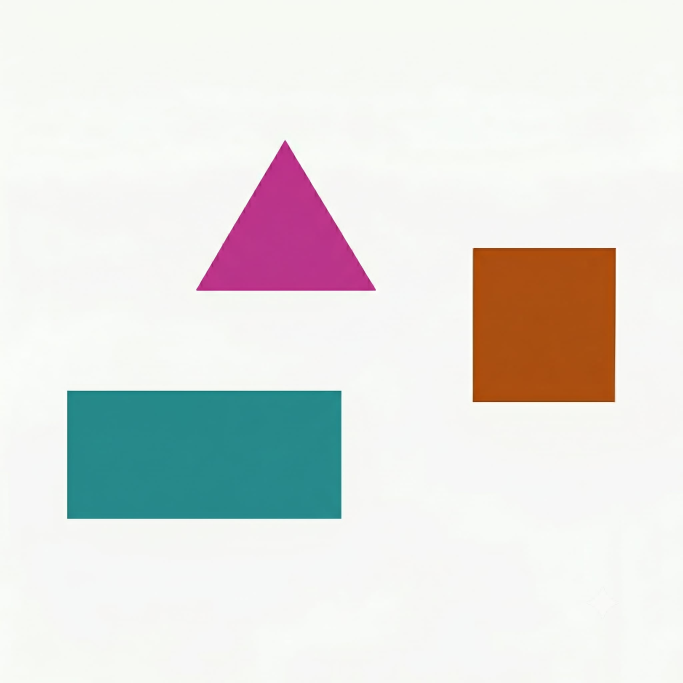
#> input picture hinhhoc.jpg, 2048 x 2048 px, found by its file name (shown at 1/3 size)
$ python lab13.py
#> lines starting #> are read from the running program, lines starting #| are printed output that depends on the picture; after the words box and inside, x2 and y2 are one past the last pixel; in counts of white or black regions, pixels touching at a corner belong together
import cv2
import numpy as np

img = cv2.imread('img/hinhhoc.jpg')
#> img is the input picture: shape (2048, 2048, 3); mean B, G, R 223.2, 226, 225.8
img = cv2.resize(img, (600, 600))
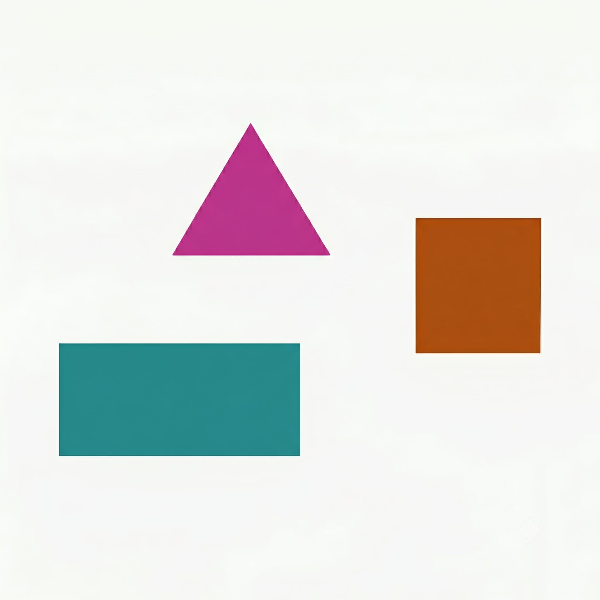
#> img: shape (600, 600, 3); mean B, G, R 223.2, 226, 225.8


gray = cv2.cvtColor(img, cv2.COLOR_BGR2GRAY)
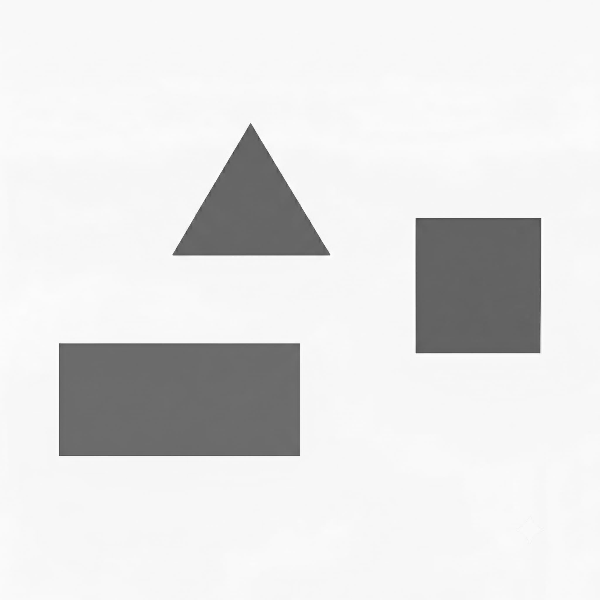
#> gray: shape (600, 600); min 63, max 255, mean 225.7
blurred = cv2.GaussianBlur(gray, (5, 5), 0)
edges = cv2.Canny(blurred, 50, 150)
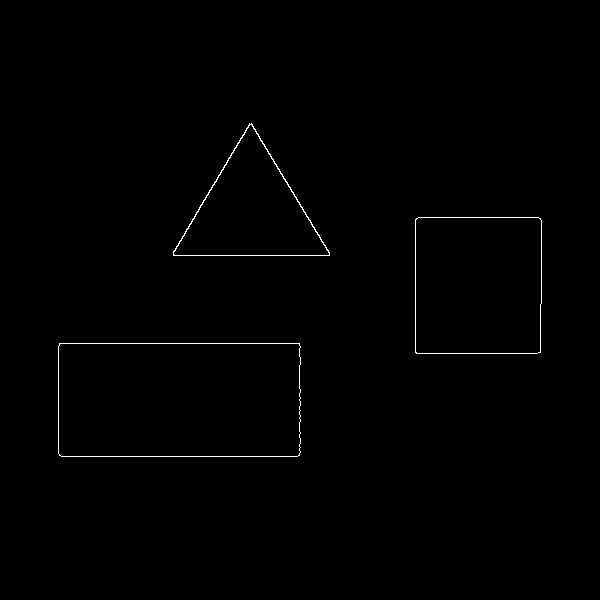
#> edges: shape (600, 600); 0.5% white in thin lines or dots, all inside (x1, y1, x2, y2) = (58, 123, 542, 457)
contours, _ = cv2.findContours(edges, cv2.RETR_LIST, cv2.CHAIN_APPROX_SIMPLE)
#> contours = 6 contours; box (x1, y1, x2, y2) and area: (58, 343, 301, 457) 27263, (58, 343, 301, 457) 27261, (415, 217, 542, 354) 17076, (415, 217, 542, 354) 17072, (173, 123, 330, 256) 10635, (173, 124, 330, 256) 10478
cv2.drawContours(img, contours, -1, (0, 0, 255), 2)
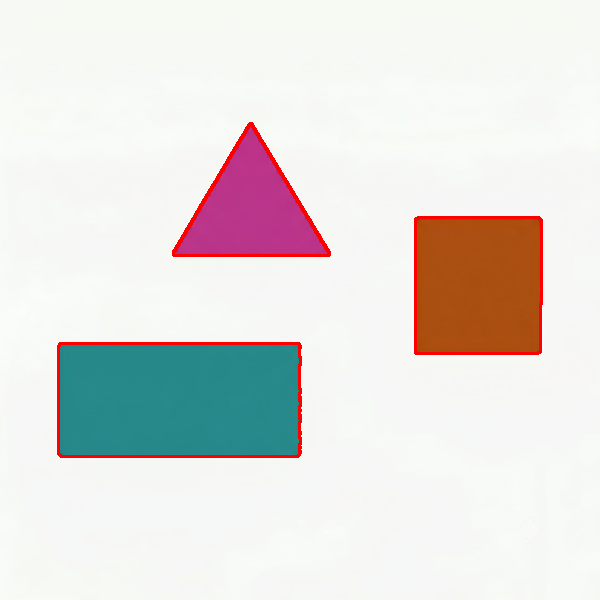
#> img: shape (600, 600, 3); 1.51% of pixels changed, all inside (x1, y1, x2, y2) = (57, 122, 543, 458)

for cnt in contours:
        epsilon = 0.02 * cv2.arcLength(cnt, True)
        approx = cv2.approxPolyDP(cnt, epsilon, True)
        x, y, w, h = cv2.boundingRect(cnt)
        if len(approx) == 3:
                ten_hinh = "Hinh Tam Giac"
        elif len(approx) == 4:
            # 1. Tính độ dài cạnh thứ nhất (nối từ đỉnh 0 đến đỉnh 1)
            p1 = approx[0][0]
            p2 = approx[1][0]
            canh_1 = np.sqrt((p1[0] - p2[0])**2 + (p1[1] - p2[1])**2)
            p3 = approx[2][0]
            canh_2 = np.sqrt((p2[0] - p3[0])**2 + (p2[1] - p3[1])**2)
            ratio = min(canh_1, canh_2) / max(canh_1, canh_2)
            if ratio > 0.85:
                ten_hinh = "Hinh Vuong"
            else:
                ten_hinh = "Hinh Chu Nhat"
        cv2.putText(img, ten_hinh, (x, y - 10), cv2.FONT_HERSHEY_SIMPLEX, 0.6, (255, 0, 0), 2)
#> this loop made 6 passes
#> (epsilon, approx, x, y, w, h, canh_1, canh_2) on passes 1 to 4: (14.27, [[58, 346], [298, 343], [300, 452], [61, 456]], 58, 343, 243, 114, 240, 109), (14.31, [[59, 343], [61, 456], [299, 455], [299, 343]], 58, 343, 243, 114, 113, 238), (10.35, [[418, 217], [541, 220], [539, 352], [415, 351]], 415, 217, 127, 137, 123, 132), (10.4, [[416, 218], [415, 352], [540, 352], [540, 218]], 415, 217, 127, 137, 134, 125)
#> (epsilon, approx, x, y, w, h, ten_hinh) on passes 5 to 6: (9.64, [[173, 252], [251, 124], [329, 254]], 173, 124, 157, 132, 'Hinh Tam Giac'), (9.73, [[173, 251], [329, 255], [251, 123]], 173, 123, 157, 133, 'Hinh Tam Giac')
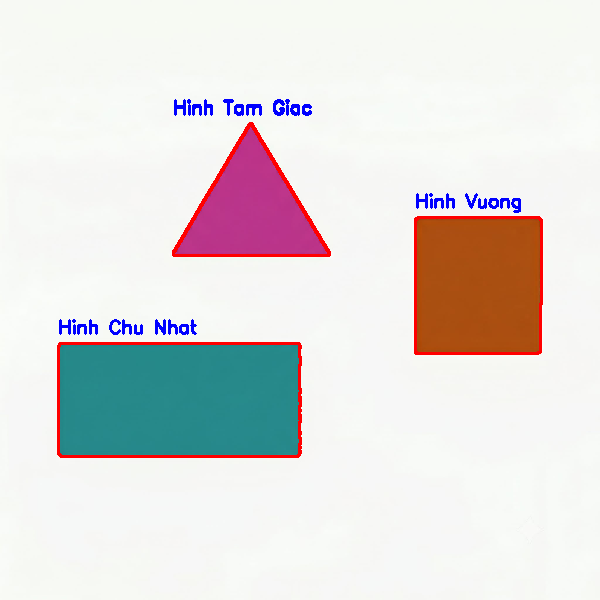
#> img: shape (600, 600, 3); 0.72% of pixels changed, all inside (x1, y1, x2, y2) = (59, 99, 521, 335)

cv2.imshow('Tự nhận dạng hình',img)
cv2.waitKey(0)
cv2.destroyAllWindows()
